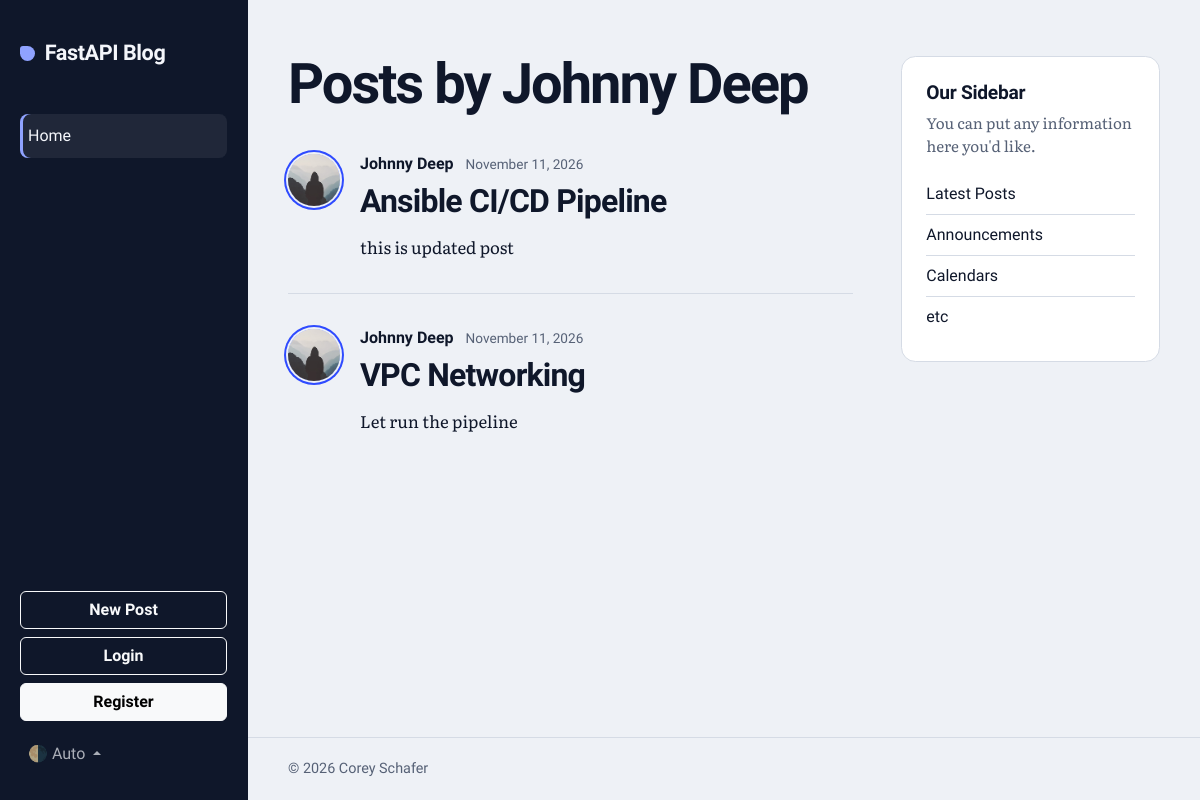
Before: /users/1/posts with the older database file.
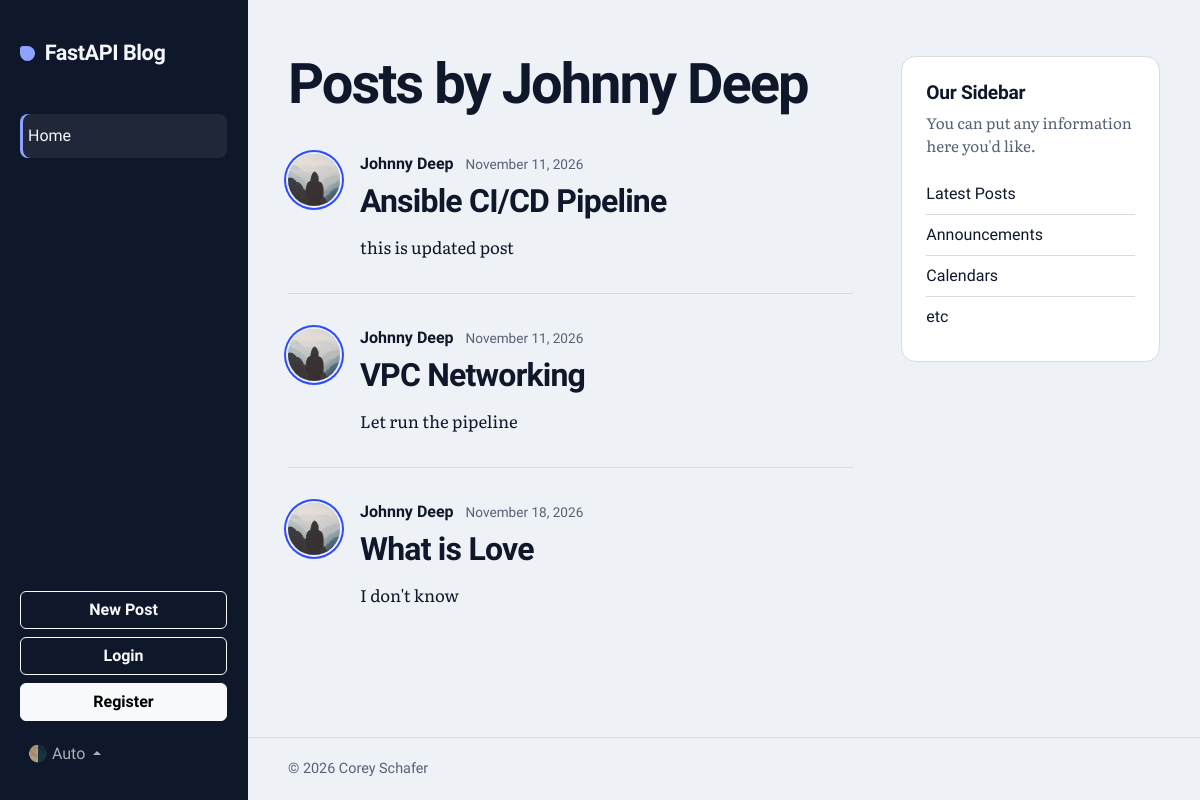
After: the same page with the newer database file.
### models.py (models this page shows, shortened)
class Post(Base):
    __tablename__ = "posts"
    id: Mapped[int] = mapped_column(Integer, primary_key=True, index=True)
    title: Mapped[str] = mapped_column(String(100), nullable=False)
    content: Mapped[str] = mapped_column(Text, nullable=False)
    user_id: Mapped[int] = mapped_column(
        ForeignKey("users.id"),
        nullable=False,
        index=True
    )
    date_posted: Mapped[datetime] = mapped_column(
        DateTime(timezone=True),
        default=lambda: datetime.now(UTC),
    )
    author: Mapped[User] = relationship(back_populates="posts")

class User(Base):
    __tablename__ = "users"
    id: Mapped[int] = mapped_column(Integer, primary_key=True, index=True)
    username: Mapped[str] = mapped_column(String(50), unique=True, index=True, nullable=False)
    email: Mapped[str] = mapped_column(String(100), unique=True, index=True, nullable=False)
    image_file: Mapped[str | None] = mapped_column(
        String(200),
        nullable=True,
        default=None,
    )
    posts: Mapped[list[Post]] = relationship(back_populates="author", cascade="all, delete-orphan")

### main.py (the view)
@app.get("/users/{user_id}/posts", include_in_schema=False, name="user_posts")
async def user_posts_page(request: Request, user_id: int, db: DbSession):
    result = await db.execute(
        select(models.User).where(models.User.id == user_id)
    )
    user = result.scalars().first()
    if not user:
        raise HTTPException(
            status_code=status.HTTP_404_NOT_FOUND,
            detail=f"User with id {user_id} not found"
        )
    results = await db.execute(
        select(models.Post)
        .options(selectinload(models.Post.author)) # eager loading
        .where(models.Post.user_id == user_id)
    )
    posts = results.scalars().all()
    return templates.TemplateResponse(
        request=request,
        name="user_posts.html",
        context={"posts": posts, "user": user, "title": f"{user.username}'s Posts"}
    )

### templates/user_posts.html
{% extends "layout.html" %}
{% block content %}
  <h1 class="feed-title">Posts by {{ user.username }}</h1>
  {% for post in posts %}
    <article class="post">
      <img class="article-img"
           src="{{ post.author.image_path }}"
           alt="{{ post.author.username }}'s profile picture"
           width="52"
           height="52"
           loading="lazy">
      <div class="post-body">
        <div class="article-metadata">
          <a class="article-author"
             href="{{ url_for('user_posts', user_id=post.author.id) }}">{{ post.author.username }}</a>
          <small class="article-date">{{ post.date_posted.strftime("%B %d, %Y") }}</small>
        </div>
        <h2 class="post-heading">
          <a class="article-title"
             href="{{ url_for('post_page', post_id=post.id) }}">{{ post.title }}</a>
        </h2>
        <p class="article-content">{{ post.content }}</p>
      </div>
    </article>
  {% else %}
    <p class="feed-empty">No posts by this user yet.</p>
  {% endfor %}
{% endblock content %}

Changed rows visible on the page:
added Post: author.username "Johnny Deep", date_posted "November 18, 2026", title "What is Love", content "I don't know"
